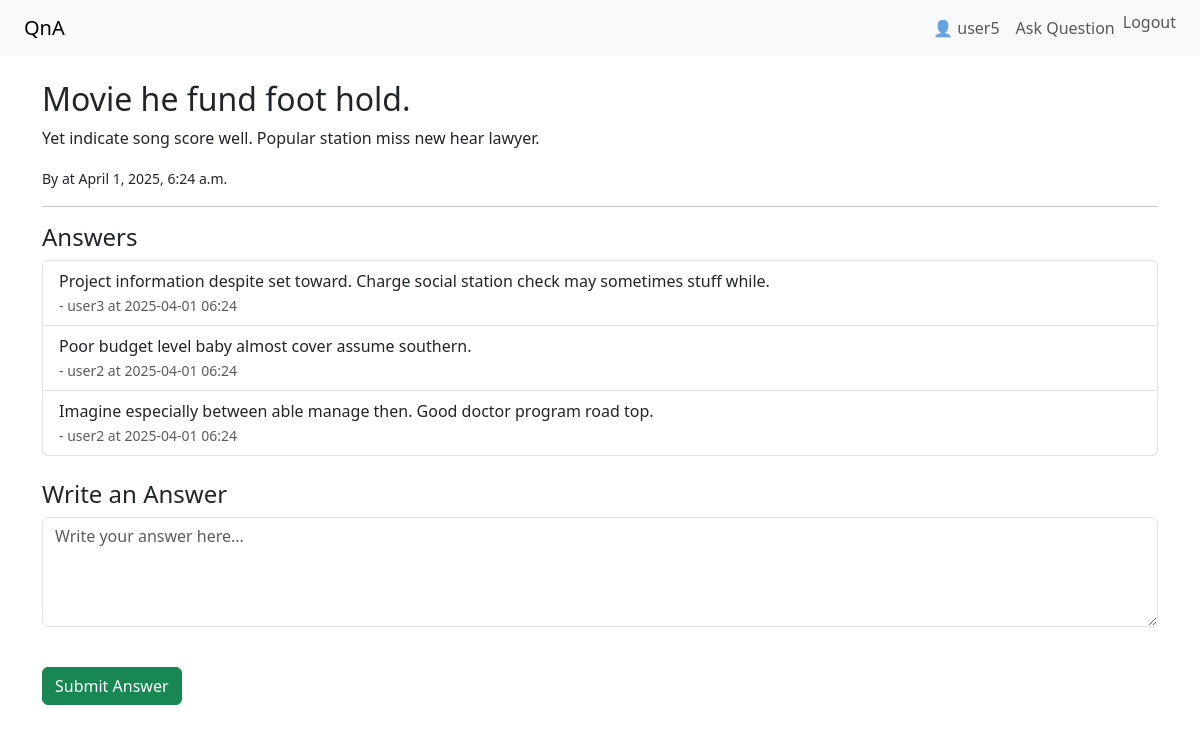
The page /question/11/ (signed in) on the database its author committed.
### qa/models.py (models this page shows, shortened)
class Question(models.Model):
    title = models.CharField(max_length=200)
    content = models.TextField()
    author = models.ForeignKey(User, on_delete=models.CASCADE)
    created_at = models.DateTimeField(auto_now_add=True)

class Answer(models.Model):
    question = models.ForeignKey(Question, on_delete=models.CASCADE, related_name='answers')
    content = models.TextField()
    author = models. ForeignKey(User, on_delete=models.CASCADE)
    created_at = models.DateTimeField(auto_now_add=True)

### qa/views.py (the view, shortened to what this page needs)
# urls.py: path('question/<int:pk>/', views.question_detail, name='question_detail'),
def question_detail(request, pk):
    question = get_object_or_404(Question, pk = pk)
    return render(request, 'qa/question_detail.html', {'question': question})

### qa/templates/qa/question_detail.html (shortened to what this page needs)
{% extends 'qa/base.html' %}
{% block content %}
<h2>{{ question.title }}</h2>
<p>{{ question.content }}</p>
<p><small>By {{ question.author.usernmae }} at {{ question.created_at }}</small></p>
<hr>
<h4>Answers</h4>
<ul class="list-group mb-4">
  {% for answer in question.answers.all %}
    <li class="list-group-item">
      {{ answer.content }}<br><small class="text-muted"> - {{ answer.author.username }} at {{ answer.created_at|date:"Y-m-d H:i"}}</small>
    </li>
  {% empty %}
    <li class="list-group-item">No answers yet.</li>
  {% endfor %}
</ul>
{% if user.is_authenticated %}
  <h4>Write an Answer</h4>
  <form action="post">
    <div class="mb-3">
      <textarea name="content" class="form-control" rows = "4" placeholder="Write your answer here..."></textarea><br>
    </div>
    <button type="submit" class="btn btn-success">Submit Answer</button>
  </form>
{% else %}
  <p><a href="{% url 'login' %}">Login</a> to write an answer.</p>
{% endif %}
{% endblock %}

### qa/templates/qa/base.html (shortened to what this page needs)
<!DOCTYPE html>
<html lang="en">
<head>
    <link href="https://cdn.jsdelivr.net/npm/bootstrap@5.3.2/dist/css/bootstrap.min.css" rel="stylesheet">
</head>
<body>
    <nav class="navbar navbar-expand-lg navbar-light bg-light px-4">
        <a class="navbar-brand" href="/">QnA</a>
        <div class="collapse navbar-collapse">
            <ul class="navbar-nav ms-auto">
                {% if user.is_authenticated %}
                <li class="nav-item">
                    <span class="nav-link">👤 {{ user.username }}</span>
                </li>
                <li class="nav-item">
                    <a class="nav-link" href="{% url 'ask_question' %}">Ask Question</a>
                </li>
                <li class="nav-item">
                    <form action="{% url 'logout' %}" method="post" class="d-inline">
                        <button type="submit" class="btn btn-link nav-link" style="display:inline; padding: 0;">Logout</button>
                    </form>
                </li>
                {% else %}
                <li class="nav-item">
                    <a class="nav-link" href="{% url 'login' %}">Login</a>
                </li>
                {% endif %}
            </ul>
        </div>
    </nav>
    <div class="container mt-4">
        {% block content %}
        {% endblock %}
    </div>
</body>
</html>

### rows shown on the page
Question: title "Movie he fund foot hold.", content "Yet indicate song score well. Popular station miss new hear lawyer.", created_at "April 1, 2025, 6:24 a.m."
Answer: content "Project information despite set toward. Charge social station check may sometimes stuff while.", author.username "user3", created_at "2025-04-01 06:24"
Answer: content "Poor budget level baby almost cover assume southern.", author.username "user2", created_at "2025-04-01 06:24"
Answer: content "Imagine especially between able manage then. Good doctor program road top.", author.username "user2", created_at "2025-04-01 06:24"

### other values the page prints
{{ user.username }} "user5"
